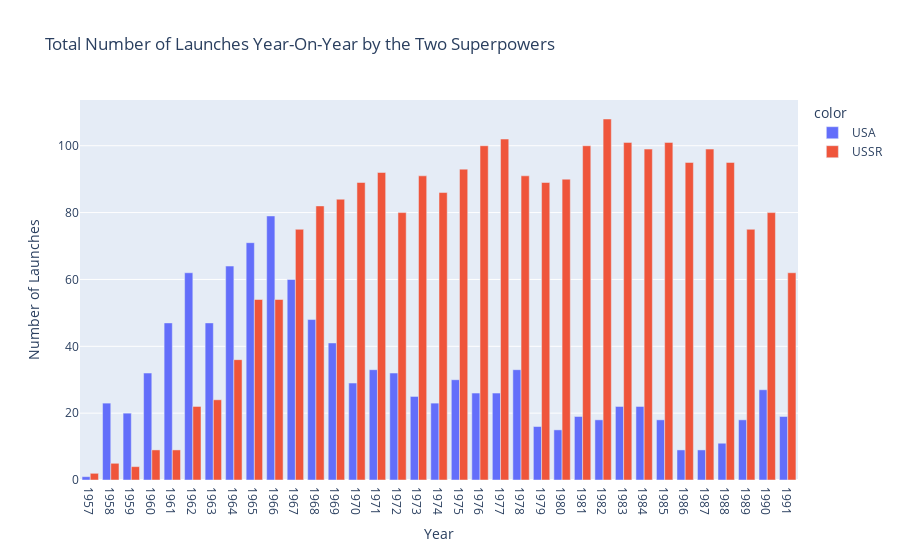

The notebook cell saved with this chart:
### Code cell
fig = px.bar(x=total_launches_year_on_year["Year"], y=total_launches_year_on_year["Launch_count"], color=total_launches_year_on_year["Country"], title="Total Number of Launches Year-On-Year by the Two Superpowers", barmode='group')
fig.update_xaxes(dtick=1)
fig.update_layout(xaxis_title="Year", yaxis_title="Number of Launches")
fig.show()

### Figure 1 — Plotly figure (JSON) as saved in the notebook; plotly's stock layout.template omitted (floating-point values rounded to 4 significant figures)
{"data": [{"alignmentgroup": "True", "hovertemplate": "color=USA<br>x=%{x}<br>y=%{y}<extra></extra>", "legendgroup": "USA", "marker": {"color": "#636efa", "pattern": {"shape": ""}}, "name": "USA", "offsetgroup": "USA", "orientation": "v", "showlegend": true, "textposition": "auto", "type": "bar", "x": [1957, 1958, 1959, 1960, 1961, 1962, 1963, 1964, 1965, 1966, 1967, 1968, 1969, 1970, 1971, 1972, 1973, 1974, 1975, 1976, 1977, 1978, 1979, 1980, 1981, 1982, 1983, 1984, 1985, 1986, 1987, 1988, 1989, 1990, 1991], "xaxis": "x", "y": [1, 23, 20, 32, 47, 62, 47, 64, 71, 79, 60, 48, 41, 29, 33, 32, 25, 23, 30, 26, 26, 33, 16, 15, 19, 18, 22, 22, 18, 9, 9, 11, 18, 27, 19], "yaxis": "y"}, {"alignmentgroup": "True", "hovertemplate": "color=USSR<br>x=%{x}<br>y=%{y}<extra></extra>", "legendgroup": "USSR", "marker": {"color": "#EF553B", "pattern": {"shape": ""}}, "name": "USSR", "offsetgroup": "USSR", "orientation": "v", "showlegend": true, "textposition": "auto", "type": "bar", "x": [1957, 1958, 1959, 1960, 1961, 1962, 1963, 1964, 1965, 1966, 1967, 1968, 1969, 1970, 1971, 1972, 1973, 1974, 1975, 1976, 1977, 1978, 1979, 1980, 1981, 1982, 1983, 1984, 1985, 1986, 1987, 1988, 1989, 1990, 1991], "xaxis": "x", "y": [2, 5, 4, 9, 9, 22, 24, 36, 54, 54, 75, 82, 84, 89, 92, 80, 91, 86, 93, 100, 102, 91, 89, 90, 100, 108, 101, 99, 101, 95, 99, 95, 75, 80, 62], "yaxis": "y"}], "layout": {"autosize": true, "barmode": "group", "legend": {"title": {"text": "color"}, "tracegroupgap": 0}, "title": {"text": "Total Number of Launches Year-On-Year by the Two Superpowers"}, "xaxis": {"anchor": "y", "autorange": true, "domain": [0, 1], "dtick": 1, "range": [1956.0, 1992.0], "title": {"text": "Year"}, "type": "linear"}, "yaxis": {"anchor": "x", "autorange": true, "domain": [0, 1], "range": [0, 113.7], "title": {"text": "Number of Launches"}, "type": "linear"}}}
